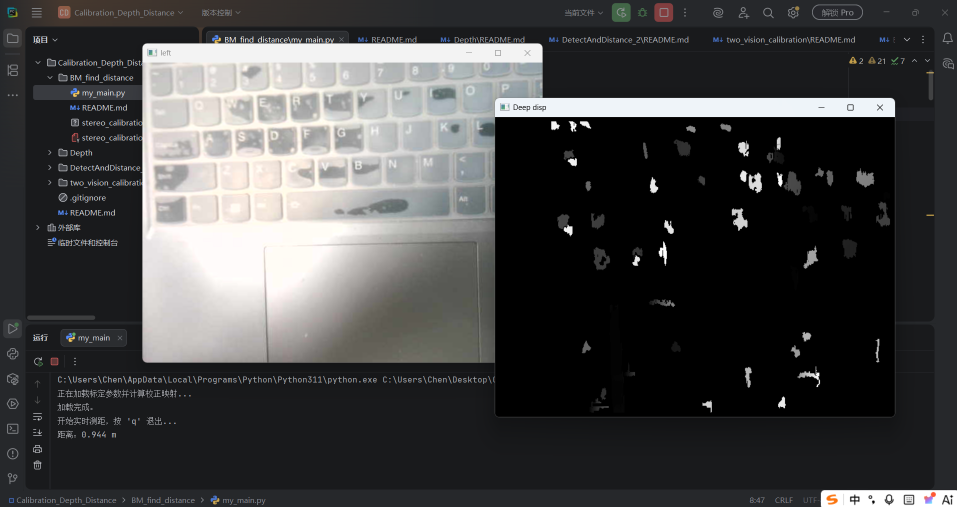
#> input picture BM_find_distance/img.png, 1913 x 1013 px, given in place of the camera (shown at 1/2 size)
$ python my_main.py   (older library calls are emulated)
#> lines starting #> are read from the running program, lines starting #| are printed output that depends on the picture
# -*- coding: utf-8 -*-

import numpy as np
import cv2
import random
import math

def load_stereo_params_and_rectify(yaml_file):
    """从YAML文件加载立体相机参数，执行立体校正，返回映射表和Q矩阵等"""
    fs = cv2.FileStorage(yaml_file, cv2.FILE_STORAGE_READ)
    if not fs.isOpened():
        raise FileNotFoundError(f"无法打开YAML文件: {yaml_file}")

    # 读取图像尺寸
    image_width = int(fs.getNode("image_width").real())
    image_height = int(fs.getNode("image_height").real())

    # 读取左右相机内参和畸变系数
    left_camera_matrix = fs.getNode("camera_matrix_left").mat()
    left_dist_coeffs = fs.getNode("dist_coeffs_left").mat()
    right_camera_matrix = fs.getNode("camera_matrix_right").mat()
    right_dist_coeffs = fs.getNode("dist_coeffs_right").mat()

    # 读取旋转矩阵和平移向量（左->右）
    R = fs.getNode("rotation_matrix_left_to_right").mat()
    T = fs.getNode("translation_vector_left_to_right").mat()

    fs.release()

    # 确保数据类型为float64
    left_camera_matrix = left_camera_matrix.astype(np.float64)
    left_dist_coeffs = left_dist_coeffs.astype(np.float64).reshape(1, -1)
    right_camera_matrix = right_camera_matrix.astype(np.float64)
    right_dist_coeffs = right_dist_coeffs.astype(np.float64).reshape(1, -1)
    R = R.astype(np.float64)
    T = T.astype(np.float64)

    size = (image_width, image_height)

    # 立体校正
    R1, R2, P1, P2, Q, validPixROI1, validPixROI2 = cv2.stereoRectify(
        left_camera_matrix, left_dist_coeffs,
        right_camera_matrix, right_dist_coeffs,
        size, R, T,
        flags=cv2.CALIB_ZERO_DISPARITY, alpha=0
    )

    # 计算左右映射表（用于remap）
    left_map1, left_map2 = cv2.initUndistortRectifyMap(
        left_camera_matrix, left_dist_coeffs, R1, P1, size, cv2.CV_16SC2
    )
    right_map1, right_map2 = cv2.initUndistortRectifyMap(
        right_camera_matrix, right_dist_coeffs, R2, P2, size, cv2.CV_16SC2
    )

    return (left_map1, left_map2, right_map1, right_map2,
            Q, validPixROI1, validPixROI2, size)

# ==================== 主程序 ====================
# 指定YAML文件路径（根据实际情况修改）
YAML_FILE = "stereo_calibration_result.yml"

# 加载并校正
print("正在加载标定参数并计算校正映射...")
(left_map1, left_map2, right_map1, right_map2,
 Q, validPixROI1, validPixROI2, img_size) = load_stereo_params_and_rectify(YAML_FILE)
print("加载完成。")

# 打开摄像头（根据实际设备调整索引，此处使用1）
cap = cv2.VideoCapture(0)
# 设置分辨率，注意双目相机通常左右拼接为1280x480
cap.set(3, 1280)
cap.set(4, 480)

# 鼠标回调函数（用于显示距离）
def onmouse_pick_points(event, x, y, flags, param):
    if event == cv2.EVENT_LBUTTONDOWN:
        threeD = param
        # 获取该点的三维坐标（单位：毫米？实际取决于Q矩阵和视差缩放）
        # 注意：这里threeD[y][x][2]是深度值（毫米），需要转换为米
        distance = math.sqrt(threeD[y][x][0]**2 + threeD[y][x][1]**2 + threeD[y][x][2]**2)
        distance = distance / 1000.0  # 毫米 -> 米
        print(f"距离：{distance:.3f} m")

WIN_NAME = 'Deep disp'
cv2.namedWindow(WIN_NAME, cv2.WINDOW_AUTOSIZE)

# 立体匹配参数（可自行调整）
numberOfDisparities = ((640 // 8) + 15) & -16   # 保证是16的倍数

stereo = cv2.StereoBM_create(numDisparities=16, blockSize=9)
stereo.setROI1(validPixROI1)
stereo.setROI2(validPixROI2)
stereo.setPreFilterCap(31)
stereo.setBlockSize(15)
stereo.setMinDisparity(4)
stereo.setNumDisparities(numberOfDisparities)
stereo.setTextureThreshold(50)
stereo.setUniquenessRatio(15)
stereo.setSpeckleWindowSize(100)
stereo.setSpeckleRange(32)
stereo.setDisp12MaxDiff(1)

print("开始实时测距，按 'q' 退出...")
while True:
    ret, frame = cap.read()
#> frame is the input picture: shape (1013, 1913, 3); mean B, G, R 68.2, 67.9, 67.9
    if not ret:
        print("无法获取图像帧")
        break

    # 分割左右图像（假设图像为左右拼接，左半部分640x480，右半部分640x480）
    frame1 = frame[0:480, 0:640]      # 左图
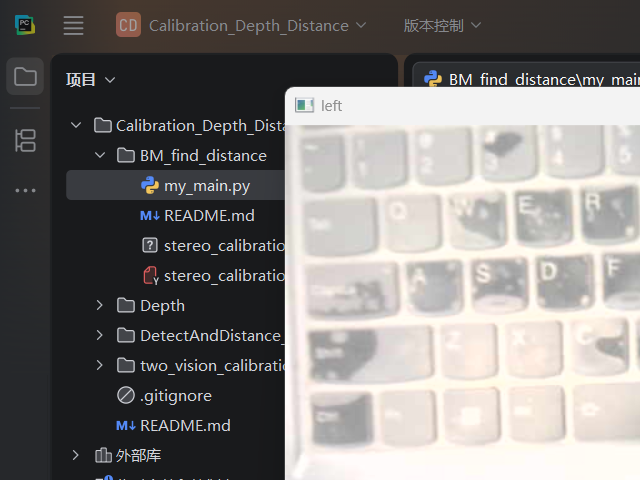
#> frame1: shape (480, 640, 3); mean B, G, R 122.4, 124.2, 126.9
    frame2 = frame[0:480, 640:1280]   # 右图
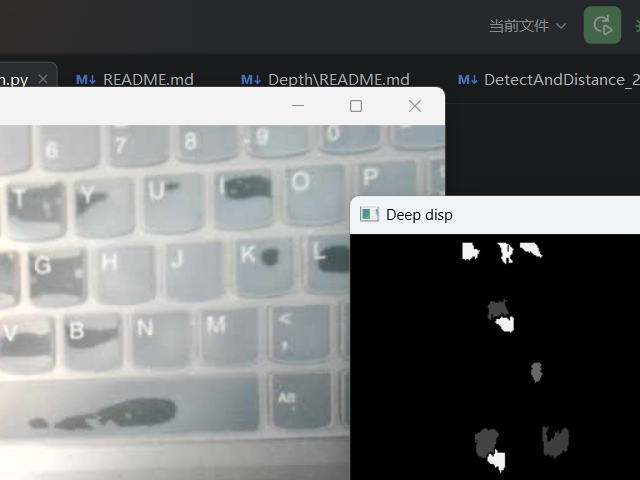
#> frame2: shape (480, 640, 3); mean B, G, R 110, 109.6, 107.8

    # 转为灰度图
    imgL = cv2.cvtColor(frame1, cv2.COLOR_BGR2GRAY)
    imgR = cv2.cvtColor(frame2, cv2.COLOR_BGR2GRAY)

    # 立体校正（重映射）
    img1_rectified = cv2.remap(imgL, left_map1, left_map2, cv2.INTER_LINEAR)
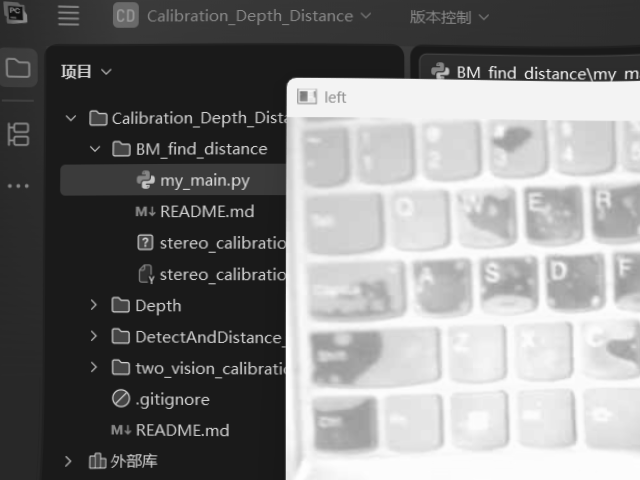
#> img1_rectified: shape (480, 640); min 18, max 255, mean 125.8
    img2_rectified = cv2.remap(imgR, right_map1, right_map2, cv2.INTER_LINEAR)
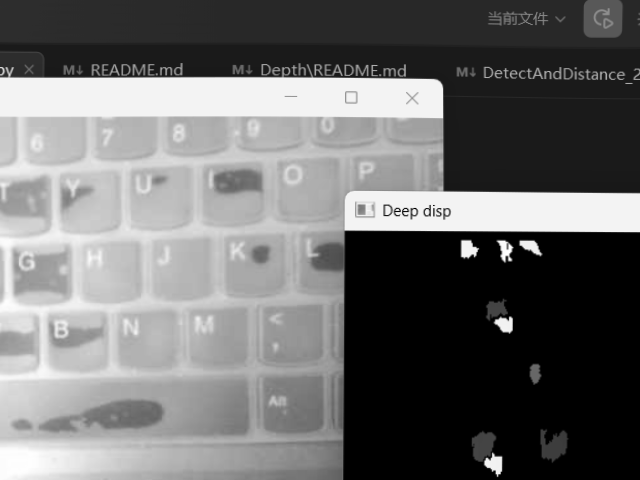
#> img2_rectified: shape (480, 640); min 0, max 255, mean 109.5

    # 计算视差图
    disparity = stereo.compute(img1_rectified, img2_rectified)
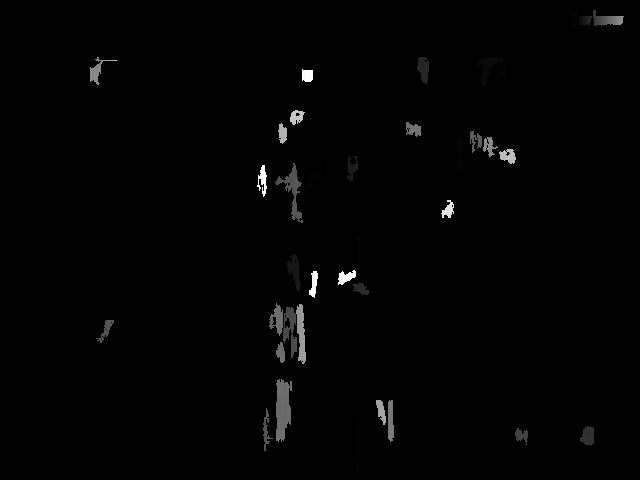
#> disparity: shape (480, 640) int16; min 48, max 1328, mean 59.9; drawn with min black and max white

    # 归一化显示（仅用于展示）
    disp_display = cv2.normalize(disparity, None, alpha=0, beta=255,
                                 norm_type=cv2.NORM_MINMAX, dtype=cv2.CV_8U)

    # 三维重建（注意：disparity是16倍缩放后的值，reprojectImageTo3D内部会除以16？）
    # OpenCV的reprojectImageTo3D默认期望视差是原始视差（浮点），若disparity是整数缩放，需先转换
    # 此处保持与原代码一致：直接传入disparity，然后结果乘以16
    threeD = cv2.reprojectImageTo3D(disparity, Q, handleMissingValues=True)
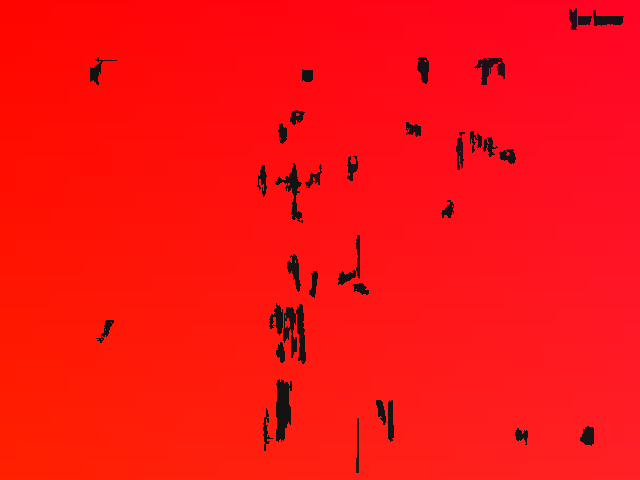
#> threeD: shape (480, 640, 3) float32; mean of channels 0, 1, 2 6.8, 6.1, 9752.3; drawn with min black and max white
    threeD = threeD * 16   # 原代码中的缩放，保持距离计算逻辑

    # 设置鼠标回调
    cv2.setMouseCallback(WIN_NAME, onmouse_pick_points, threeD)

    # 显示图像
    cv2.imshow("left", frame1)
    cv2.imshow("right", frame2)
    cv2.imshow(WIN_NAME, disp_display)

    key = cv2.waitKey(1)
#> (key q is pressed here)
    if key == ord('q'):
        break

cap.release()
cv2.destroyAllWindows()
